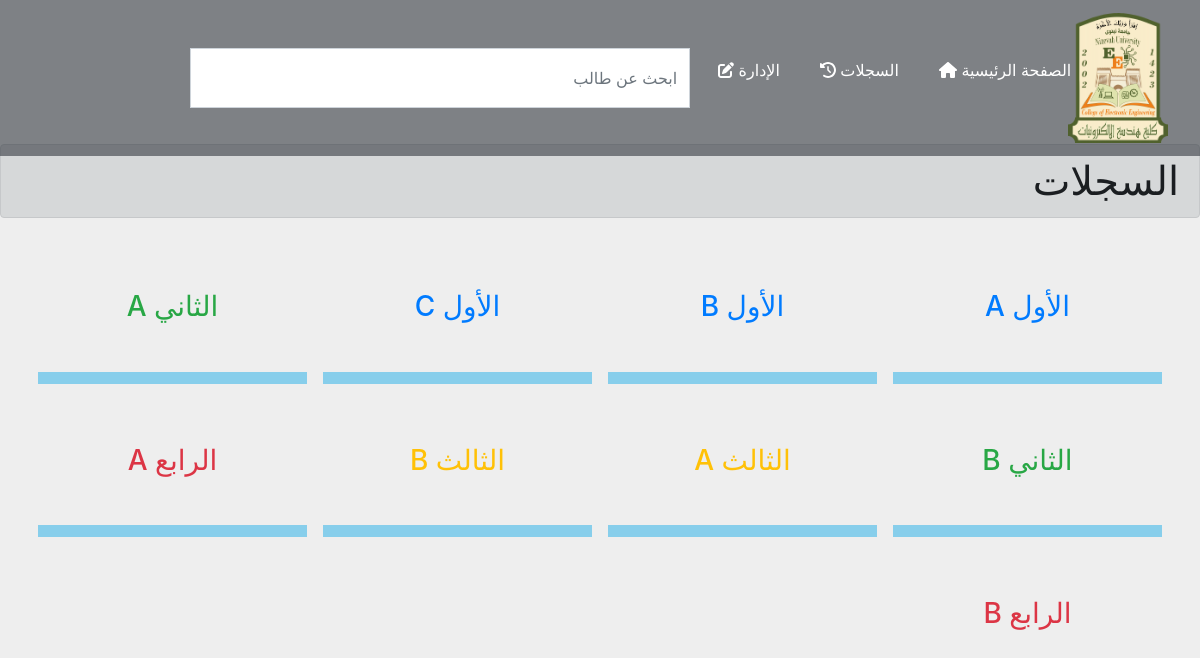
Page /registers.php on the committed database.
### tables this page shows
CREATE TABLE `stages` (
  `id` int(11) NOT NULL,
  `stage` smallint(6) NOT NULL,
  `division` varchar(24) NOT NULL
);

### registers.php (the view, shortened to what this page needs)
<?php
include 'templates/header.php';
include "templates/navbar.php";
if( isset($_GET['id']) && isset($_GET['k']) ){
    $rid = $_GET['id'];
    $ra = $_GET['k'];
    $id = ($rid * 42.9869456903 ) / ($ra * 58754.9754277456);
    $id = round($id);
    $do = "stu";
}else{
    $do = "all";
}
?>
<div class="h1 alert alert-dark"> السجلات </div>
<div class=" container">
    <div class=" row">
        <?php
        if($do == "all"){
        ?>
            <?php
            $query = mysqli_query($con, "SELECT * FROM `stages` ORDER BY `stages`.`stage` ASC, `stages`.`division` ASC");
            while($row = mysqli_fetch_assoc($query)){
            ?>
            <div class="col-sm-12 col-md-4 col-lg-3 p-2">
                <a href="?do=stage&auv=<?php echo $row['stage']; ?>&buv=<?php echo $row['division'];?>">
                    <div class="shadow-padding center h3 ">
                        <?php
                        if($row['stage'] === "1"){
                            echo '<span class="text-primary">' . "الأول" . " " . $row['division'] . "</span>";
                        }elseif($row['stage'] === "2"){
                            echo '<span class="text-success">' . "الثاني" . " " . $row['division'] . "</span>";
                        }elseif($row['stage'] === "3"){
                            echo '<span class="text-warning">' . "الثالث" . " " . $row['division'] . "</span>";
                        }elseif($row['stage'] === "4"){
                            echo '<span class="text-danger">' . "الرابع" . " " . $row['division'] . "</span>";
                        }
                        ?>
                    </div>
                </a>
            </div>
        <?php } ?>
        <?php
        }
        ?>
    </div>
</div>
<?php
include 'templates/footer.php';
?>

### css/style.css (style rules this page uses)
* { direction: rtl; text-align: right; }
body { background-color: #eee; background-repeat: no-repeat; background-size: 100%; }
.shadow-padding { box-shadow: 0px 12px 0px skyblue; padding: 3rem; transition: box-shadow 1s, padding 1s; }
.center { text-align: center; }

### rows in the picture
stages: division "A"
stages: division "B"
stages: division "C"
stages: division "A"
stages: division "B"
stages: division "A"
stages: division "B"
stages: division "A"
stages: division "B"
